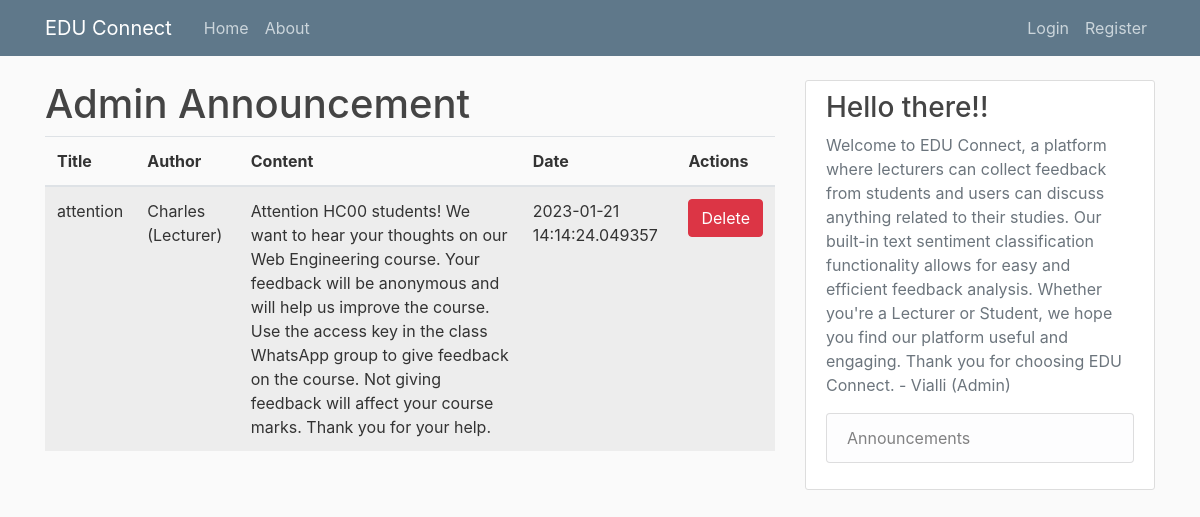
Screenshot of /announcement with the database file from the repository.
### EDUConnect/models.py (models this page shows, shortened)
class Announcement(db.Model):
    id = db.Column(db.Integer, primary_key=True)
    title = db.Column(db.String(100), nullable=False)
    content = db.Column(db.Text, nullable=False)
    author_id = db.Column(db.Integer, db.ForeignKey('user.id'), nullable=False)
    created_at = db.Column(db.DateTime, default=datetime.utcnow)
    author = db.relationship("User", backref="announcements", lazy=True)

class User(db.Model, UserMixin):
    id = db.Column(db.Integer, primary_key=True)
    username = db.Column(db.String(20), unique=True, nullable=False)
    email = db.Column(db.String(120), unique=True, nullable=False)
    image_file = db.Column(db.String(20), nullable=False, default='default.jpg')
    password = db.Column(db.String(60), nullable=False)
    posts = db.relationship('Post', backref='author', lazy=True)
    comments = db.relationship('Comment', backref='user', passive_deletes=True)
    role = db.Column(db.String(20), nullable=False, default='user')

### EDUConnect/admin/routes.py (the view)
@admin.route('/announcement')
def announcement():
    page = request.args.get('page', 1, type=int)
    announcement = Announcement.query.paginate(page=page, per_page=5)
    return render_template('admin_announcement.html', announcement=announcement)

### EDUConnect/templates/admin_announcement.html (shortened to what this page needs)
{% extends 'layout.html' %}
{% block content %}
  <h1>Admin Announcement</h1>
  <table class="table table-striped">
    <thead>
      <tr>
        <th>Title</th>
        <th>Author</th>
        <th>Content</th>
        <th>Date</th>
        <th>Actions</th>
      </tr>
    </thead>
    <tbody>
      {% for announcement in announcement.items %}
        <tr>
          <td>{{ announcement.title }}</td>
          <td>{{ announcement.author.username }}</td>
          <td>{{ announcement.content }}</td>
          <td>{{ announcement.created_at }}</td>
          <td>
            <form action="{{ url_for('admin.delete_announcement', id=announcement.id) }}" method="post">
                <input type="submit" value="Delete" class="btn btn-danger">
            </form>
          </td>
        </tr>
      {% endfor %}
    </tbody>
  </table>
{% endblock content %}

### EDUConnect/static/main.css (style rules this page uses)
body { background: #fafafa; color: #333333; margin-top: 5rem; }
h1, h2, h3, h4, h5, h6 { color: #444444; }

### rows the page displays
Announcement: title "attention", author.username "Charles (Lecturer)", content "Attention HC00 students! We want to hear your thoughts on our Web Engineering course. Your feedback will be anonymous and will help us improve the course. Use the access key in the class WhatsApp group to give feedback on the course. Not giving feedback will affect your course marks. Thank you for your help.", created_at "2023-01-21 14:14:24.049357"
